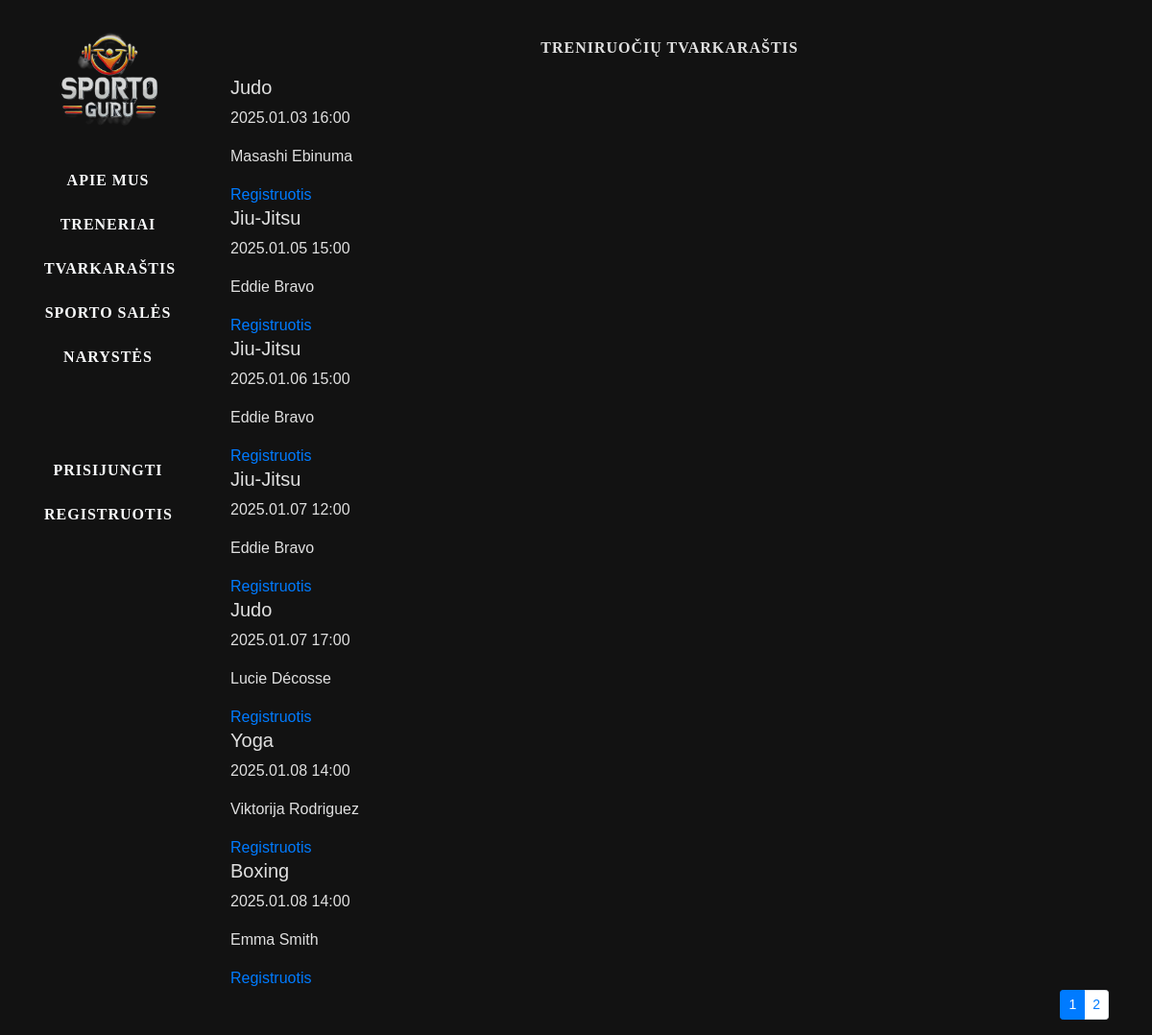
The app's page /gympro/tvarkarastis/ with its own data.
### gympro/models.py (models this page shows, shortened)
class Class(models.Model):
    name = models.CharField(max_length=30)
    class_type = models.CharField(max_length=50, choices=[
        ('dziudo', 'Dziudo'),
        ('jiu-jitsu', 'Jiu-jitsu'),
        ('karate', 'Karate'),
        ('boksas', 'Boksas'),
        ('thai-boksas', 'Thai-Boksas'),
        ('crossfit', 'CrossFit'),
        ('pilates', 'Pilates'),
        ('yoga', 'Yoga'),
        ('zumba', 'Zumba'),
        ('fitness', 'Fitness'),
    ])
    instructor = models.ForeignKey("Instructor", on_delete=models.SET_NULL, null=True, blank=True,
                                   related_name="classes")
    sport_hall = models.ForeignKey("SportHall", on_delete=models.SET_NULL, null=True, blank=True)
    schedule = models.DateTimeField(help_text="Įveskite pamokos datą ir laiką.")
    max_capacity = models.IntegerField()
    current_bookings = models.IntegerField(default=0)
    class Meta:
        ordering = ["name"]
        verbose_name = "Treniruotė"
        verbose_name_plural = "Treniruotės"

class Instructor(models.Model):
    first_name = models.CharField(max_length=30)
    last_name = models.CharField(max_length=30)
    specialization = models.CharField(max_length=100)
    bio = models.TextField(blank=True)
    contact_email = models.EmailField(blank=True, null=True)
    phone_number = models.CharField(max_length=15, blank=True, null=True)
    photo = models.ImageField(upload_to='instructors_photos/', blank=True, null=True)
    instagram = models.URLField(blank=True, null=True)
    facebook = models.URLField(blank=True, null=True)
    linkedin = models.URLField(blank=True, null=True)
    class Meta:
        ordering = ["specialization"]
        verbose_name = "Instruktorius/Treneris"
        verbose_name_plural = "Instruktoriai/Treneriai"

### gympro/views.py (the view)
# urls.py: path('tvarkarastis/', views.tvarkarastis_view, name='tvarkarastis'),
def tvarkarastis_view(request):
    today = timezone.now().date()
    classes = Class.objects.filter(schedule__date__gte=today).order_by('schedule')
    paginator = Paginator(classes, 7)
    page_number = request.GET.get('page')
    page_obj = paginator.get_page(page_number)
    schedule = []
    for treniruote in page_obj:
        schedule.append({
            'date': treniruote.schedule.date().strftime("%Y.%m.%d"),
            'time': treniruote.schedule.time().strftime("%H:%M"),
            'name': treniruote.name,
            'coach_pavarde': treniruote.instructor.last_name,
            'coach_vardas': treniruote.instructor.first_name,
        })
    context = {
        'schedule': schedule,
        'page_obj': page_obj,
    }
    return render(request, 'tvarkarastis.html', context=context)

### gympro/templates/tvarkarastis.html
{% extends 'base.html' %}
{% block content %}
<div class="col-sm-10">
  <div class="container tvarkarastis">
    <h4>Treniruočių tvarkaraštis</h4>
    <div class="tvarkarastis">
      {% for class in schedule %}
        <div class="tvarkarastis-kortele">
          <h5>{{ class.name }}</h5>
          <p>{{ class.date }} {{ class.time }}</p>
          <p>{{ class.coach_vardas }} {{ class.coach_pavarde }}</p>
          <a href="#">Registruotis</a>
        </div>
      {% endfor %}
    </div>
  </div>
  <div class="container puslapiai">
    <nav aria-label="Puslapiai">
      {% if page_obj.has_other_pages %}
        <ul class="pagination pagination-sm justify-content-end">
          {% for i in page_obj.paginator.page_range %}
            {% if page_obj.number == i %}
              <li class="page-item active">
                <a class="page-link">{{ i }}</a>
              </li>
            {% else %}
              <li class="page-item">
                <a class="page-link" href="?page={{ i }}">{{ i }}</a>
              </li>
            {% endif %}
          {% endfor %}
        </ul>
      {% endif %}
    </nav>
  </div>
</div>
{% endblock %}

### gympro/static/css/styles.css (style rules this page uses)
body { background-color: #121212; color: #e0e0e0; font-family: 'Arial', sans-serif; }
html, body { height: 100%; margin: 0; }
h4 { text-align: center !important; margin-bottom: 20px !important; margin-top: 40px !important; font-family: 'Merriweather', serif !important; font-weight: bold !important; font-size: 16px !important; letter-spacing: 1px !important; text-transform: uppercase !important; }

### records on screen
Class: name "Judo"
Instructor: coach_vardas "Masashi", coach_pavarde "Ebinuma"
Class: name "Jiu-Jitsu"
Instructor: coach_vardas "Eddie" "Eddie" "Eddie", coach_pavarde "Bravo" "Bravo" "Bravo"
Class: name "Jiu-Jitsu"
Class: name "Jiu-Jitsu"
Class: name "Judo"
Instructor: coach_vardas "Lucie", coach_pavarde "Décosse"
Class: name "Yoga"
Instructor: coach_vardas "Viktorija", coach_pavarde "Rodriguez"
Class: name "Boxing"
Instructor: coach_vardas "Emma", coach_pavarde "Smith"

### other values on screen
{{ class.date }} "2025.01.03" "2025.01.05" "2025.01.06" "2025.01.07" "2025.01.07" "2025.01.08" "2025.01.08"
{{ class.time }} "16:00" "15:00" "15:00" "12:00" "17:00" "14:00" "14:00"
{{ i }} "1"
{{ i }} "2"
